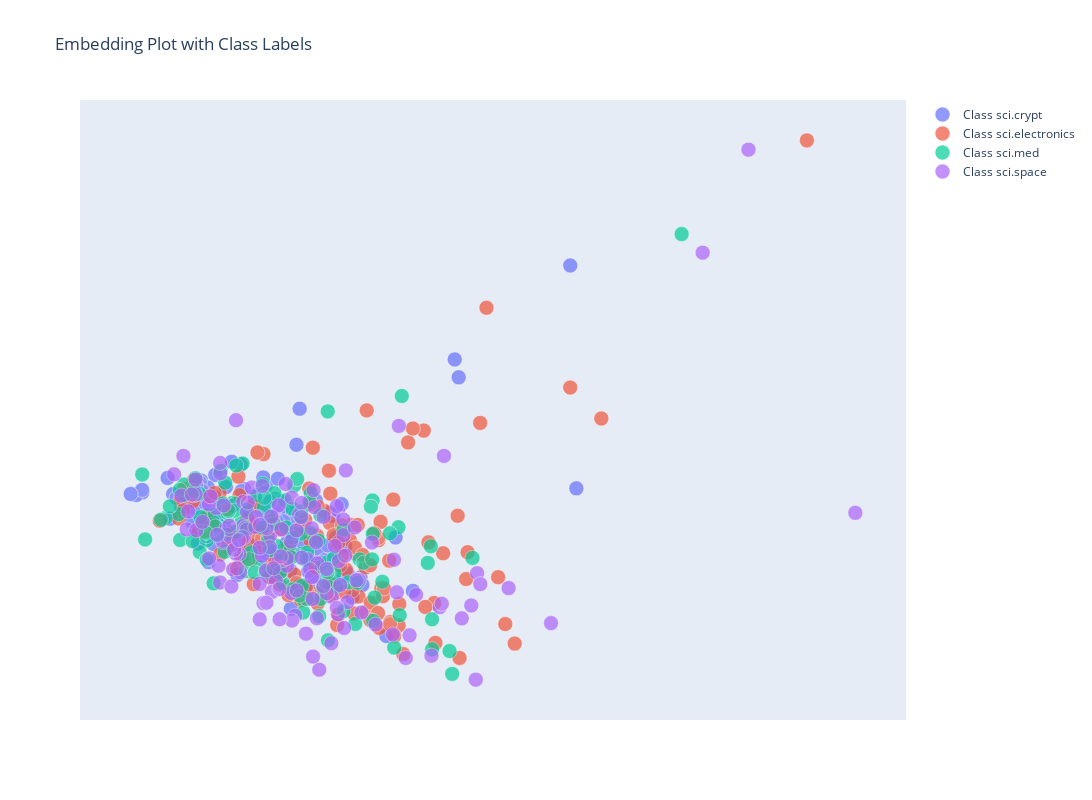

The notebook cell saved with this chart:
### Code cell
init_notebook_mode(connected=True)

X = np.vstack(df['glove_embedding'].values)
pca = PCA(n_components=2)
X_pca = pca.fit_transform(X)

hover_plot(X_pca, df)

### Figure 1 — Plotly figure (JSON) as saved in the notebook; plotly's stock layout.template omitted (floating-point values rounded to 4 significant figures; data arrays with more than 128 entries replaced by an {"elided": "..."} marker saying what was removed)
{"data": [{"hoverinfo": "text", "marker": {"line": {"color": "white", "width": 0.5}, "size": 15}, "mode": "markers", "name": "Class sci.crypt", "opacity": 0.7, "text": {"elided": "150 str values"}, "type": "scatter", "x": {"elided": "150 float values"}, "y": {"elided": "150 float values"}}, {"hoverinfo": "text", "marker": {"line": {"color": "white", "width": 0.5}, "size": 15}, "mode": "markers", "name": "Class sci.electronics", "opacity": 0.7, "text": {"elided": "150 str values"}, "type": "scatter", "x": {"elided": "150 float values"}, "y": {"elided": "150 float values"}}, {"hoverinfo": "text", "marker": {"line": {"color": "white", "width": 0.5}, "size": 15}, "mode": "markers", "name": "Class sci.med", "opacity": 0.7, "text": {"elided": "150 str values"}, "type": "scatter", "x": {"elided": "150 float values"}, "y": {"elided": "150 float values"}}, {"hoverinfo": "text", "marker": {"line": {"color": "white", "width": 0.5}, "size": 15}, "mode": "markers", "name": "Class sci.space", "opacity": 0.7, "text": {"elided": "150 str values"}, "type": "scatter", "x": {"elided": "150 float values"}, "y": {"elided": "150 float values"}}], "layout": {"height": 800, "hovermode": "closest", "title": {"text": "Embedding Plot with Class Labels"}, "width": 1200, "xaxis": {"showgrid": false, "showticklabels": false, "zeroline": false}, "yaxis": {"showgrid": false, "showticklabels": false, "zeroline": false}}}
